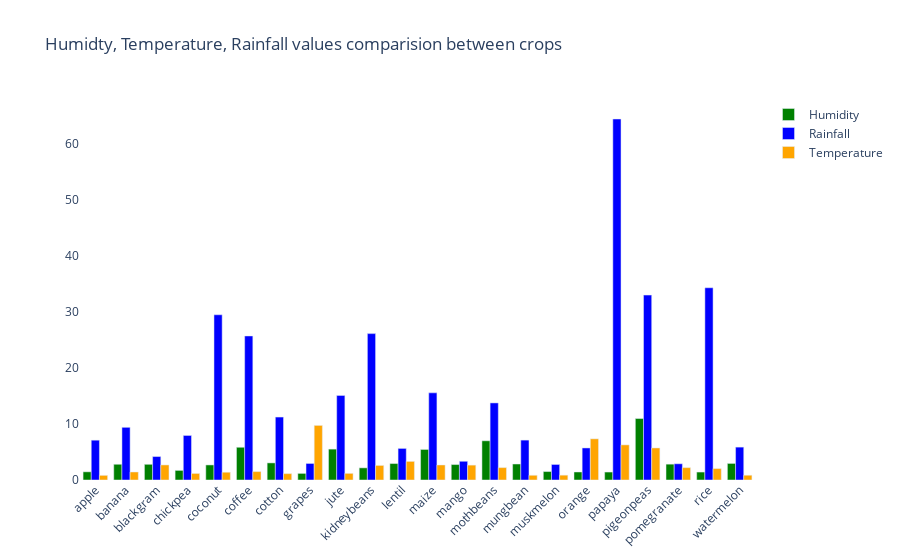

The notebook cell this image was saved under:
### Code cell
fig = go.Figure()
fig.add_trace(go.Bar(
    x=crop_summary.index,
    y=crop_summary['humidity'],
    name='Humidity',
    marker_color='green'
))
fig.add_trace(go.Bar(
    x=crop_summary.index,
    y=crop_summary['rainfall'],
    name='Rainfall',
    marker_color='blue'
))
fig.add_trace(go.Bar(
    x=crop_summary.index,
    y=crop_summary['temperature'],
    name='Temperature',
    marker_color='orange'
))

fig.update_layout(title="Humidty, Temperature, Rainfall values comparision between crops",
                  plot_bgcolor='white',
                  barmode='group',
                  xaxis_tickangle=-45)

fig.show()

### Figure 1 — Plotly figure (JSON) as saved in the notebook; plotly's stock layout.template omitted (floating-point values rounded to 4 significant figures)
{"data": [{"marker": {"color": "green"}, "name": "Humidity", "type": "bar", "x": ["apple", "banana", "blackgram", "chickpea", "coconut", "coffee", "cotton", "grapes", "jute", "kidneybeans", "lentil", "maize", "mango", "mothbeans", "mungbean", "muskmelon", "orange", "papaya", "pigeonpeas", "pomegranate", "rice", "watermelon"], "y": [1.459, 2.805, 2.798, 1.712, 2.686, 5.839, 3.051, 1.177, 5.508, 2.167, 2.935, 5.449, 2.756, 6.995, 2.851, 1.505, 1.43, 1.42, 10.96, 2.826, 1.418, 2.957]}, {"marker": {"color": "blue"}, "name": "Rainfall", "type": "bar", "x": ["apple", "banana", "blackgram", "chickpea", "coconut", "coffee", "cotton", "grapes", "jute", "kidneybeans", "lentil", "maize", "mango", "mothbeans", "mungbean", "muskmelon", "orange", "papaya", "pigeonpeas", "pomegranate", "rice", "watermelon"], "y": [7.103, 9.398, 4.184, 7.944, 29.47, 25.7, 11.23, 2.952, 15.08, 26.11, 5.633, 15.55, 3.339, 13.75, 7.117, 2.774, 5.717, 64.4, 32.99, 2.895, 34.29, 5.867]}, {"marker": {"color": "orange"}, "name": "Temperature", "type": "bar", "x": ["apple", "banana", "blackgram", "chickpea", "coconut", "coffee", "cotton", "grapes", "jute", "kidneybeans", "lentil", "maize", "mango", "mothbeans", "mungbean", "muskmelon", "orange", "papaya", "pigeonpeas", "pomegranate", "rice", "watermelon"], "y": [0.8274, 1.428, 2.686, 1.17, 1.386, 1.503, 1.136, 9.739, 1.185, 2.6, 3.321, 2.679, 2.654, 2.21, 0.8415, 0.8613, 7.343, 6.263, 5.716, 2.206, 2.031, 0.8501]}], "layout": {"barmode": "group", "plot_bgcolor": "white", "title": {"text": "Humidty, Temperature, Rainfall values comparision between crops"}, "xaxis": {"tickangle": -45}}}
